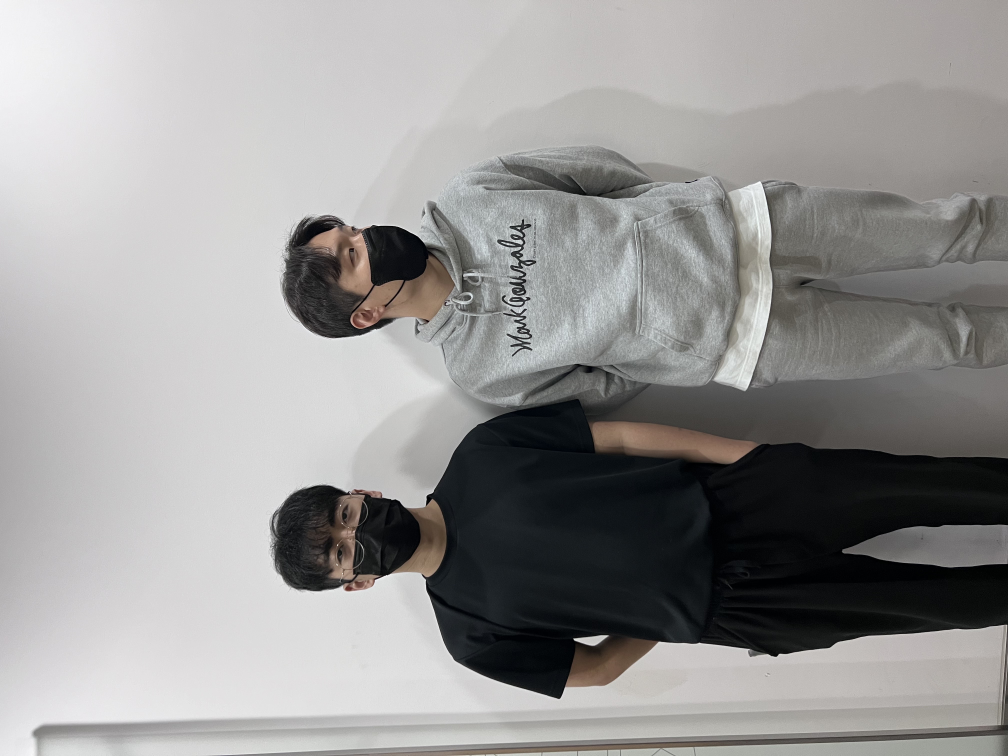
#> input picture ML/Combined/images/PhoneGalleryImage/a (1).jpg, 4032 x 3024 px, found by its file name (shown at 1/4 size)
$ python run_for_cmdonly.py
#> lines starting #> are read from the running program, lines starting #| are printed output that depends on the picture
### ML/Combined/imagecompare.py
import os
from PIL import Image, ImageChops, ImageOps
from PIL.ExifTags import TAGS, GPSTAGS

class Worker(object):
    def __init__(self, img):
        self.img = img
        self.get_exif_data()
        self.date = self.get_date_time()
        super(Worker, self).__init__()

    def get_exif_data(self):
        exif_data = {}
        info = self.img._getexif()
        if info:
            for tag, value in info.items():
                decoded = TAGS.get(tag, tag)
                if decoded == "GPSInfo":
                    gps_data = {}
                    for t in value:
                        sub_decoded = GPSTAGS.get(t, t)
                        gps_data[sub_decoded] = value[t]

                    exif_data[decoded] = gps_data
                else:
                    exif_data[decoded] = value
        self.exif_data = exif_data
        # return exif_data

    def get_date_time(self):
        if 'DateTime' in self.exif_data:
            date_and_time = self.exif_data['DateTime']
            return date_and_time


class ImageCompareException(Exception):
    pass


def pixel_diff(image_a, image_b):
    if image_a.size != image_b.size:
        raise ImageCompareException(
            "different image sizes, can only compare same size images: A=" + str(image_a.size) + " B=" + str(
                image_b.size))

    if image_a.mode != image_b.mode:
        raise ImageCompareException(
            "different image mode, can only compare same mode images: A=" + str(image_a.mode) + " B=" + str(
                image_b.mode))

    diff = ImageChops.difference(image_a, image_b)
    diff = diff.convert('L')

    return diff


def total_histogram_diff(pixel_diff):
    return sum(i * n for i, n in enumerate(pixel_diff.histogram()))


def image_diff(image_a, image_b):
    histogram_diff = total_histogram_diff(pixel_diff(image_a, image_b))
    return histogram_diff


def is_equal(image_a, image_b, tolerance=0.0):
    return image_diff_percent(image_a, image_b) <= tolerance


def image_diff_percent(image_a, image_b):
    close_a = False
    close_b = False
    if isinstance(image_a, str):
        image_a = Image.open(image_a)
        close_a = True

    if isinstance(image_b, str):
        image_b = Image.open(image_b)
        close_b = True

    try:
        input_images_histogram_diff = image_diff(image_a, image_b)
        black_reference_image = Image.new('RGB', image_a.size, (0, 0, 0))
        white_reference_image = Image.new('RGB', image_a.size, (255, 255, 255))

        worst_bw_diff = image_diff(
            black_reference_image, white_reference_image)

        percentage_histogram_diff = (
            input_images_histogram_diff / float(worst_bw_diff)) * 100
    finally:
        if close_a:
            image_a.close()
        if close_b:
            image_b.close()

    return percentage_histogram_diff


def main(img_name):
    # 현재 경로에서 PhoneGalleryImage를 찾아온다
#> called with img_name = 'a (1).jpg'
    path_read = "images/PhoneGalleryImage/"
    path_save = "images/similar_images/"

    postman = "images/postman_img/"

    # 해동 폴더내의 사진 전부 추출
    files = os.listdir(path_read)

    # 대표이미지 불러오기
    selected_image_name = img_name
    # image_a = Image.open(path_read+selected_image_name)
    image_a = Image.open(postman+selected_image_name)
#> image_a is the input picture: PIL image 4032x3024 RGB; mean R, G, B 151.4, 150.4, 149.7

    # 대표이미지 시간 정보 불러오기
    image_a_worker = Worker(image_a)
#> in get_exif_data, `info = self.img._getexif()`: info = 49 items
#> the loop in get_exif_data, `for tag, value in info.items():` made 49 passes
#> (tag, value, decoded) on passes 1, 2, 4, 5, 6, 7, 8, 9, 10, 13, 17, 18: (322, 512, 'TileWidth'), (323, 512, 'TileLength'), (296, 2, 'ResolutionUnit'), (34665, 254, 'ExifOffset'), (271, 'Apple', 'Make'), (272, 'iPhone 13 Pro Max', 'Model'), (305, '16.0', 'Software'), (274, 6, 'Orientation'), (306, '2023:01:18 15:46:39', 'DateTime'), (316, 'iPhone 13 Pro Max', 'HostComputer'), (36867, '2023:01:18 15:46:39', 'DateTimeOriginal'), (36868, '2023:01:18 15:46:39', 'DateTimeDigitized')
#> (tag, decoded) on passes 3, 11, 12, 14, 15, 16: (34853, 'GPSInfo'), (282, 'XResolution'), (283, 'YResolution'), (36864, 'ExifVersion'), (37121, 'ComponentsConfiguration'), (37377, 'ShutterSpeedValue')
#> in get_date_time, `date_and_time = self.exif_data['DateTime']`: date_and_time = '2023:01:18 15:46:39'
    image_a_date = image_a_worker.date
#> image_a_date = '2023:01:18 15:46:39'
    if image_a_date == None:
        print('Selected picture has no date information')
        return
    date_of_image_a = image_a_date.split()[0]  # 유저가 선택한 이미지 날짜
#> date_of_image_a = '2023:01:18'
    # time_of_image_a = image_a_date.split()[1]  # 유저가 선택한 이미지 시간

    # 같은 이미지 이름과 파일 저장 리스트
    similar_img = []
    similar_img_names = []

    # 다른 이미지 이름과 파일 저장 리스트
    diff_img = []
    diff_img_names = []

    # 대표이미지와 PhoneGalleryImage 폴더에 있는모든 이미지를 하나씩 비교하여 유사도 측정
    for file in files:

        # 이미지를 하나씩 불러온다 (시간 정보도 함께 불러온다)
        image_b = Image.open(path_read+file)
        image_b_worker = Worker(image_b)
#> the loop in get_exif_data (call 2), `for tag, value in info.items():` made 49 passes
#> (tag, decoded) on passes 3, 11, 12, 14, 15, 16, 19, 20, 21, 24, 37, 38: (34853, 'GPSInfo'), (282, 'XResolution'), (283, 'YResolution'), (36864, 'ExifVersion'), (37121, 'ComponentsConfiguration'), (37377, 'ShutterSpeedValue'), (37378, 'ApertureValue'), (37379, 'BrightnessValue'), (37380, 'ExposureBiasValue'), (37386, 'FocalLength'), (33434, 'ExposureTime'), (33437, 'FNumber')
        image_b_date = image_b_worker.date
#> image_b_date = '2023:01:18 15:46:39'

        if image_b_date == None:
            continue
        else:
            pass

        date_of_image_b = image_b_date.split()[0]  # 갤러리에서 선택한 이미지 날짜
#> date_of_image_b = '2023:01:18'
        # time_of_image_b = image_b_date.split()[1]  # 갤러리에서 선택한 이미지 시간

        if date_of_image_a != date_of_image_b:
            continue

        percentage_of_image_similarity_measure = image_diff_percent(
            image_a, image_b)
#> in pixel_diff, `diff = ImageChops.difference(image_a, image_b)`: diff: PIL image 4032x3024 RGB; every value is 0
#> in pixel_diff, `diff = diff.convert('L')`: diff: PIL image 4032x3024 L; every value is 0
#> in image_diff, `histogram_diff = total_histogram_diff(pixel_diff(image_a, image_b))`: histogram_diff = 0
#> in image_diff_percent, `white_reference_image = Image.new('RGB', image_a.size, (255, 255, 255))`: white_reference_image: PIL image 4032x3024 RGB; every value is 255
#> in pixel_diff (call 2), `diff = diff.convert('L')`: diff: PIL image 4032x3024 L; every value is 255
#> in image_diff_percent, `worst_bw_diff = image_diff( black_reference_image, white_reference_ima..`: worst_bw_diff = 3109155840
#> in image_diff_percent, `percentage_histogram_diff = ( input_images_histogram_diff / float(wors..`: percentage_histogram_diff = 0
#> percentage_of_image_similarity_measure = 0

        print(selected_image_name, '와', file, '의 유사도:',
              percentage_of_image_similarity_measure)
#| a (1).jpg 와 a (1).jpg 의 유사도: 0.0

        # 유사도가 12미만일 경우 비슷한 이미지로 판단하여 비슷한 이미지 목록에 넣는다
        if percentage_of_image_similarity_measure < 11:
            similar_img.append(image_b)
            similar_img_names.append(file)
        else:
            diff_img.append(image_b)
            diff_img_names.append(file)

    print('같은 이미지 목록:', similar_img_names)
    print('다른 이미지 목록:', diff_img_names)

    # similar_images 폴더가 존재하지 않으면 새로 만듦
    if not os.path.isdir(path_save):
        os.mkdir(path_save)

    # 매번 실행할때마다 similar_images 폴더를 비움
    img_list = os.listdir(path_save)
    for img in img_list:
        os.remove(path_save + img)

    # 비슷한 이미지들을 전부 similar_images 폴더에 JPEG 이름으로 저장
    for i in range(len(similar_img)):
        similar_img[i] = ImageOps.exif_transpose(similar_img[i])
        similar_img[i].save(path_save+similar_img_names[i], 'JPEG')
#> this loop made 1 pass
#> pass 1, in main, `similar_img[i].save(path_save+similar_img_names[i], 'JPEG')`:
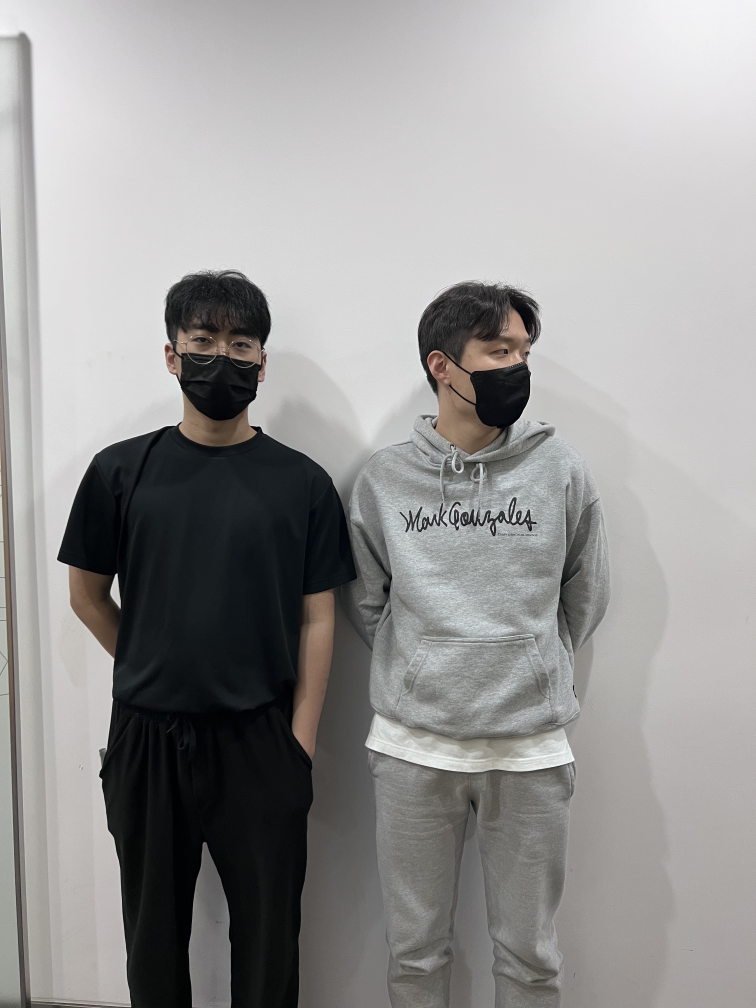
#> saved as a (1).jpg: PIL image 3024x4032 RGB (shown at 1/4 size); mean R, G, B 151.4, 150.4, 149.7
#> after the loop, similar_img = 1 item
    return selected_image_name


# [3 lines that do not run on import are left out]

### ML/Combined/detect_faces_masks.py
"""
This code is used to batch detect images in a folder.
"""
from vision.ssd.mb_tiny_RFB_fd import create_Mb_Tiny_RFB_fd, create_Mb_Tiny_RFB_fd_predictor
from vision.ssd.config.fd_config import define_img_size
import cv2
import sys
import os
import numpy as np

# 불러올 이미지 지정
path_read = "images/similar_images/"

# 저장할 경로 지정
path_save = "images/faces_separated/"


# 저장 폴더가 존재하지 않을 경우 생성
def mkdir_for_save_images():
    if not os.path.isdir(path_save):
        os.mkdir(path_save)


# path_save 경로에 이미지가 이미 있을 경우 모두 삭제
def clear_images():
    img_list = os.listdir(path_save)
    for img in img_list:
        os.remove(path_save + img)


def main():

    mkdir_for_save_images()
    clear_images()

    currentdir = os.path.dirname(os.path.realpath(__file__))
    parentdir = os.path.dirname(currentdir)
    sys.path.append(parentdir)

    # 기본값 지정
    test_device = "cpu"

    test_threshold = 0.3
    test_candidate_size = 1200
    test_input_size = 1280

    define_img_size(test_input_size)
#> (this line was passed over: vision is not available in this run)

    # 사용할 모델 지정
    model_path = "pretrained/RFB-640-masked_face-v2.pth"
#> (the run stopped early here; a loop or call above may not have finished)
